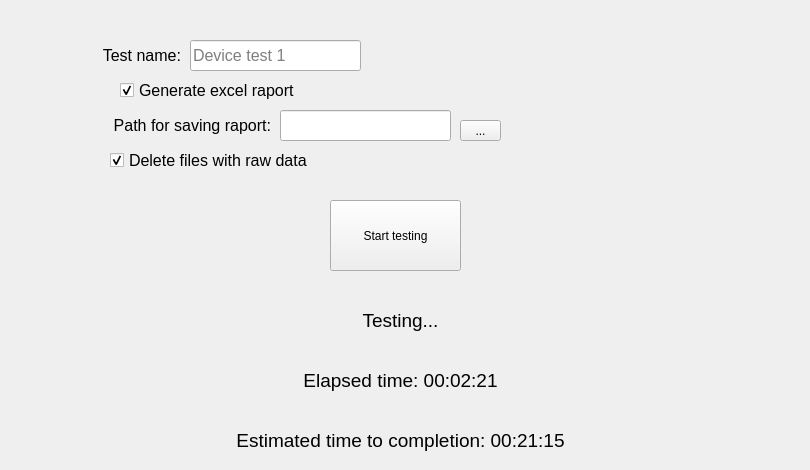
    <widget class="QWidget" name="export_settings">
     <attribute name="title">
      <string>Export settings</string>
     </attribute>
     <widget class="QLabel" name="test_name">
      <property name="geometry">
       <rect>
        <x>100</x>
        <y>40</y>
        <width>81</width>
        <height>31</height>
       </rect>
      </property>
      <property name="font">
       <font>
        <pointsize>12</pointsize>
       </font>
      </property>
      <property name="text">
       <string>Test name:</string>
      </property>
      <property name="alignment">
       <set>Qt::AlignRight|Qt::AlignTrailing|Qt::AlignVCenter</set>
      </property>
     </widget>
     <widget class="QLineEdit" name="test_name_ledit">
      <property name="geometry">
       <rect>
        <x>190</x>
        <y>40</y>
        <width>171</width>
        <height>31</height>
       </rect>
      </property>
      <property name="font">
       <font>
        <pointsize>12</pointsize>
       </font>
      </property>
      <property name="maxLength">
       <number>50</number>
      </property>
      <property name="placeholderText">
       <string>Device test 1</string>
      </property>
     </widget>
     <widget class="QLabel" name="raport_path_lbl">
      <property name="geometry">
       <rect>
        <x>110</x>
        <y>110</y>
        <width>161</width>
        <height>31</height>
       </rect>
      </property>
      <property name="font">
       <font>
        <pointsize>12</pointsize>
       </font>
      </property>
      <property name="text">
       <string>Path for saving raport:</string>
      </property>
      <property name="alignment">
       <set>Qt::AlignRight|Qt::AlignTrailing|Qt::AlignVCenter</set>
      </property>
     </widget>
     <widget class="QToolButton" name="browse_path_toolbtn">
      <property name="geometry">
       <rect>
        <x>460</x>
        <y>120</y>
        <width>41</width>
        <height>21</height>
       </rect>
      </property>
      <property name="text">
       <string>...</string>
      </property>
     </widget>
     <widget class="QLineEdit" name="save_path_ledit">
      <property name="geometry">
       <rect>
        <x>280</x>
        <y>110</y>
        <width>171</width>
        <height>31</height>
       </rect>
      </property>
      <property name="font">
       <font>
        <pointsize>12</pointsize>
       </font>
      </property>
      <property name="maxLength">
       <number>250</number>
      </property>
      <property name="placeholderText">
       <string/>
      </property>
     </widget>
     <widget class="QCheckBox" name="generate_raport_chkbox">
      <property name="geometry">
       <rect>
        <x>120</x>
        <y>80</y>
        <width>181</width>
        <height>21</height>
       </rect>
      </property>
      <property name="font">
       <font>
        <pointsize>12</pointsize>
       </font>
      </property>
      <property name="text">
       <string>Generate excel raport</string>
      </property>
      <property name="checked">
       <bool>true</bool>
      </property>
      <property name="tristate">
       <bool>false</bool>
      </property>
     </widget>
     <widget class="QCheckBox" name="delete_txt_chkbox">
      <property name="geometry">
       <rect>
        <x>110</x>
        <y>150</y>
        <width>221</width>
        <height>21</height>
       </rect>
      </property>
      <property name="font">
       <font>
        <pointsize>12</pointsize>
       </font>
      </property>
      <property name="text">
       <string>Delete files with raw data</string>
      </property>
      <property name="checked">
       <bool>true</bool>
      </property>
      <property name="tristate">
       <bool>false</bool>
      </property>
     </widget>
     <widget class="QPushButton" name="start_test_btn">
      <property name="geometry">
       <rect>
        <x>330</x>
        <y>200</y>
        <width>131</width>
        <height>71</height>
       </rect>
      </property>
      <property name="text">
       <string>Start testing</string>
      </property>
     </widget>
     <widget class="QLabel" name="state_lbl">
      <property name="geometry">
       <rect>
        <x>0</x>
        <y>300</y>
        <width>801</width>
        <height>41</height>
       </rect>
      </property>
      <property name="font">
       <font>
        <pointsize>14</pointsize>
       </font>
      </property>
      <property name="text">
       <string>Testing...</string>
      </property>
      <property name="alignment">
       <set>Qt::AlignCenter</set>
      </property>
     </widget>
     <widget class="QLabel" name="elapsed_time_lbl">
      <property name="geometry">
       <rect>
        <x>0</x>
        <y>360</y>
        <width>801</width>
        <height>41</height>
       </rect>
      </property>
      <property name="font">
       <font>
        <pointsize>14</pointsize>
       </font>
      </property>
      <property name="text">
       <string>Elapsed time: 00:02:21</string>
      </property>
      <property name="alignment">
       <set>Qt::AlignCenter</set>
      </property>
     </widget>
     <widget class="QLabel" name="estimated_time_lbl">
      <property name="geometry">
       <rect>
        <x>0</x>
        <y>420</y>
        <width>801</width>
        <height>41</height>
       </rect>
      </property>
      <property name="font">
       <font>
        <pointsize>14</pointsize>
       </font>
      </property>
      <property name="text">
       <string>Estimated time to completion: 00:21:15</string>
      </property>
      <property name="alignment">
       <set>Qt::AlignCenter</set>
      </property>
     </widget>
    </widget>
